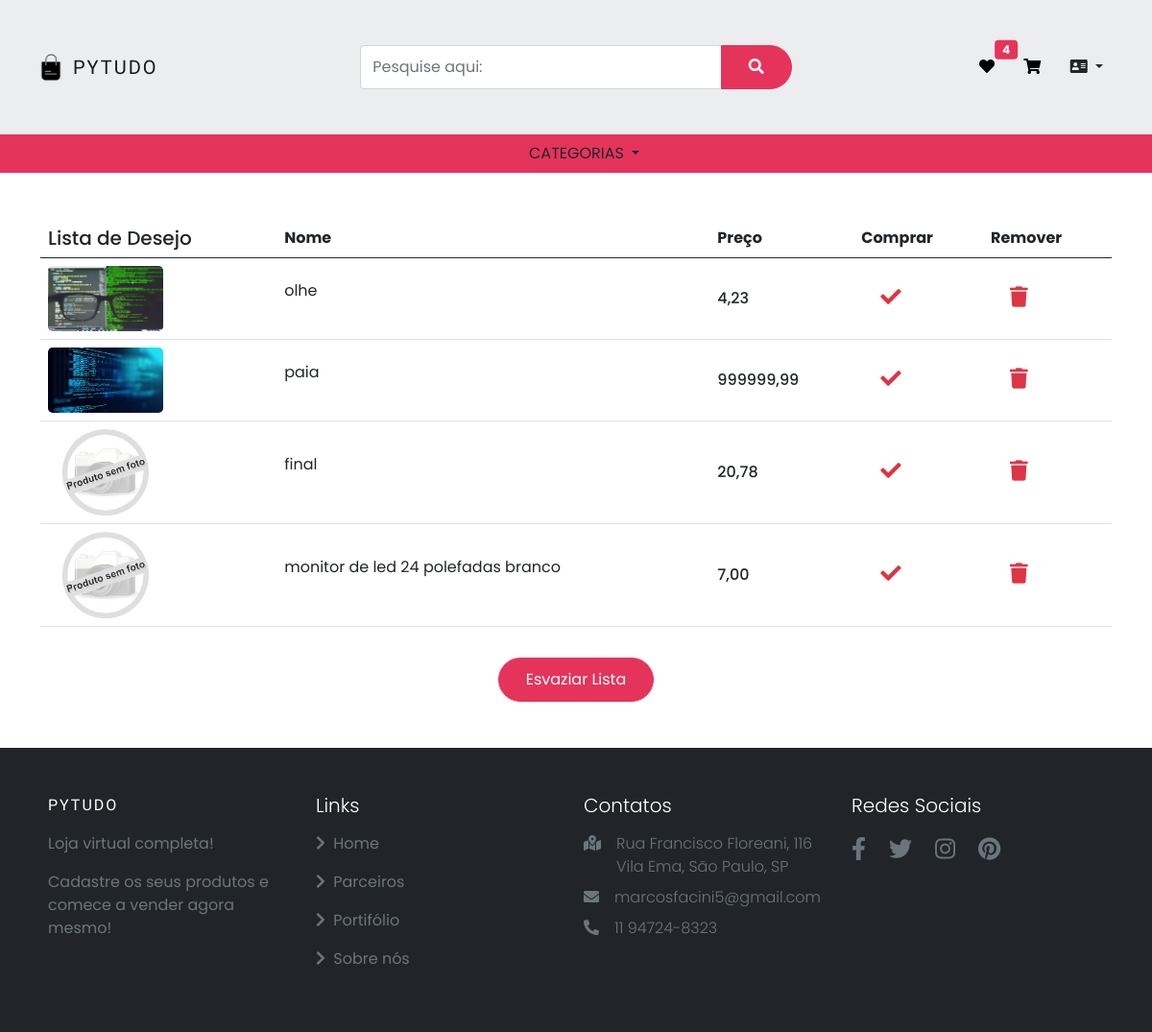
The app's page /vendas/ver_lista_desejo/ (signed in), older data.
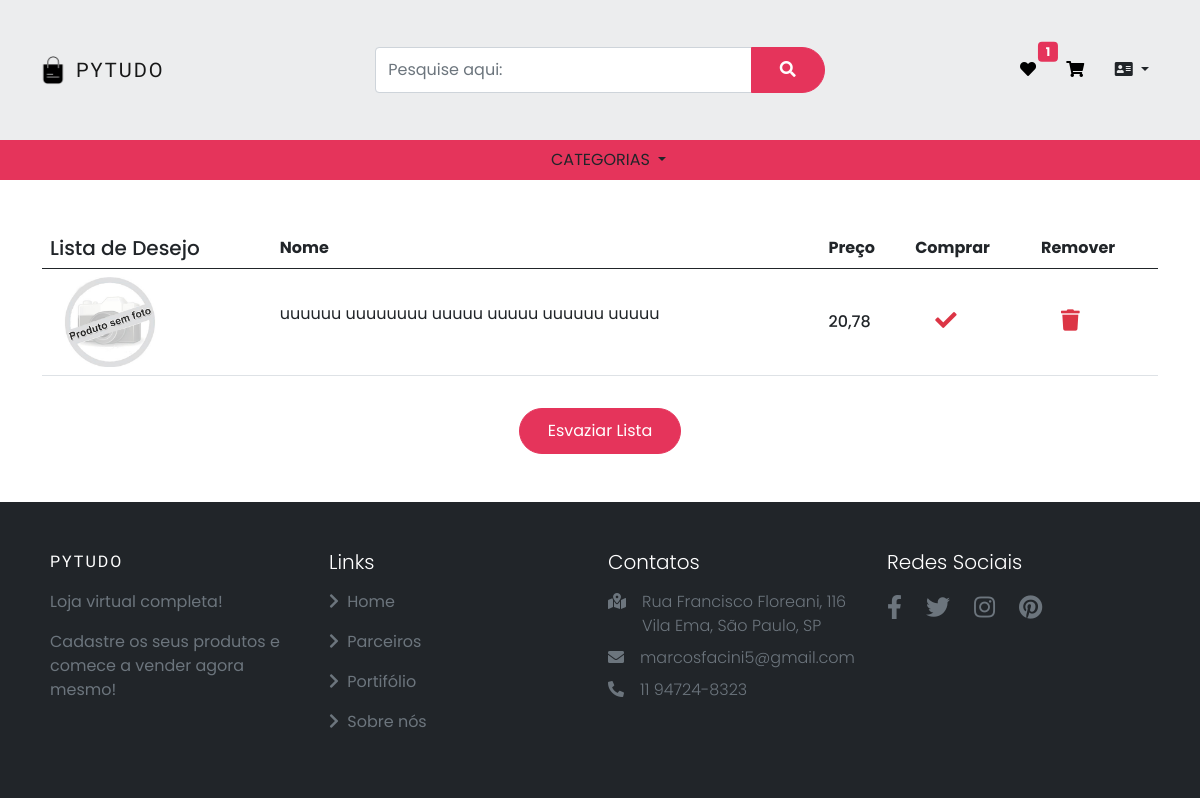
The same page, newer data.
### produtos/models.py (models this page shows, shortened)
class Produtos(models.Model):
    nome = models.CharField(max_length=40)
    descricao = models.TextField()
    preco_de_custo = models.DecimalField(max_digits=8, decimal_places=2)
    preco = models.DecimalField(max_digits=8, decimal_places=2)
    categoria = models.ForeignKey(Categoria, blank=True, null=True, on_delete=models.SET_NULL)
    marca = models.CharField(max_length=50, blank=True, null=True)
    cor = models.CharField(max_length=30, blank=True, null=True)
    quantidade = models.IntegerField()
    data_cadastro = models.DateTimeField(auto_now_add=True)
    data_atualizacao = models.DateTimeField(auto_now=True, null=True)
    imagem_principal = models.ImageField(upload_to ='produtos/', blank=True, null=True)
    especificacao = RichTextUploadingField(blank=True, null=True)

### vendas/views.py (the view)
# urls.py: path('ver_lista_desejo/', views.ver_lista_desejo, name='ver_lista_desejo'),
def ver_lista_desejo(request):
    lista = ListaDesejo.objects.filter(usuario_id=request.user.id).first()
    num_lista_desejo = 0
    if lista:
        num_lista_desejo = lista.produtos.count()
    return render(request, 'ver_lista_desejo.html', {'lista': lista, 'num_lista_desejo': num_lista_desejo})

### vendas/templates/ver_lista_desejo.html (shortened to what this page needs)
{% extends 'base.html' %}
{% load static %}
{% block 'head' %}
    <link href="{% static 'vendas/css/carrinho.css' %}" rel="stylesheet">
{% endblock %}
{% block 'body' %}
{% if lista.produtos.all %}
<section class="h-100">
  <div class="container h-100 py-5">
    <div class="row d-flex justify-content-center align-items-center h-100">
      <div class="col">
        <div class="table-responsive">
          <table class="table">
            <thead>
              <tr>
                <th scope="col" class="h5">Lista de Desejo</th>
                <th scope="col">Nome</th>
                <th scope="col">Preço</th>
                <th scope="col">Comprar</th>
                <th scope="col">Remover</th>
              </tr>
            </thead>
            <tbody>
              {% for produto in lista.produtos.all %}
              <tr>
                <th scope="row">
                  <div class="d-flex align-items-center">
                      {% if produto.imagem_principal %}
                            <img src="{{produto.imagem_principal.url}}" class="img-fluid rounded-3"
                            style="width: 120px;" alt="Book">
                        {% else %}
                            <img src="{% static 'produtos\img\sem foto.jpg' %}" class="img-fluid rounded-3"
                            style="width: 120px;" alt="Book">
                        {% endif %}
                  </div>
                </th>
                <td class="align-middle">
                  <div class="flex-column">
                      <p>{{ produto.nome }}</p>
                    </div>
                </td>
                <td class="align-middle">
                  <p class="mb-0" style="font-weight: 500;">{{produto.preco}}</p>
                </td>
                <td class="align-middle">
                    <a href="{% url 'adicionar_ao_carrinho' produto.id %}" class="lixeira"><i class="fa fa-check fa-lg"></i></a>
                </td>
                <td class="align-middle">
                  <a href="{% url 'excluir_item_da_lista' produto.id %}" class="lixeira"><i class="fas fa-trash fa-lg"></i></a>
                </td>
              </tr>
              {% endfor %}
            </tbody>
          </table>
      </div>
    </div>
  </div>
  <div class="d-flex justify-content-center">
    <a class="btn mt-3" href="{% url 'esvaziar_lista_desejo' %}" role="button">Esvaziar Lista</a>
  </div>
</section>
{% else %}
  <div class="container d-flex justify-content-center mt-5 mb-5">
    A lista de desejo está vazia.
  </div>
{% endif %}
{% endblock %}

Row changes from the older to the newer data that the page shows:
removed Produtos: imagem_principal (picture), nome "olhe", preco "4,23"
removed Produtos: imagem_principal (picture), nome "paia", preco "999999,99"
removed Produtos: nome "monitor de led 24 polefadas branco", preco "7,00"
changed Produtos: nome "final" → "uuuuuu uuuuuuuu uuuuu uuuuu uuuuuu uuuuu"
Text that changed along with them:
{{ num_lista_desejo }}: "4" → "1"
